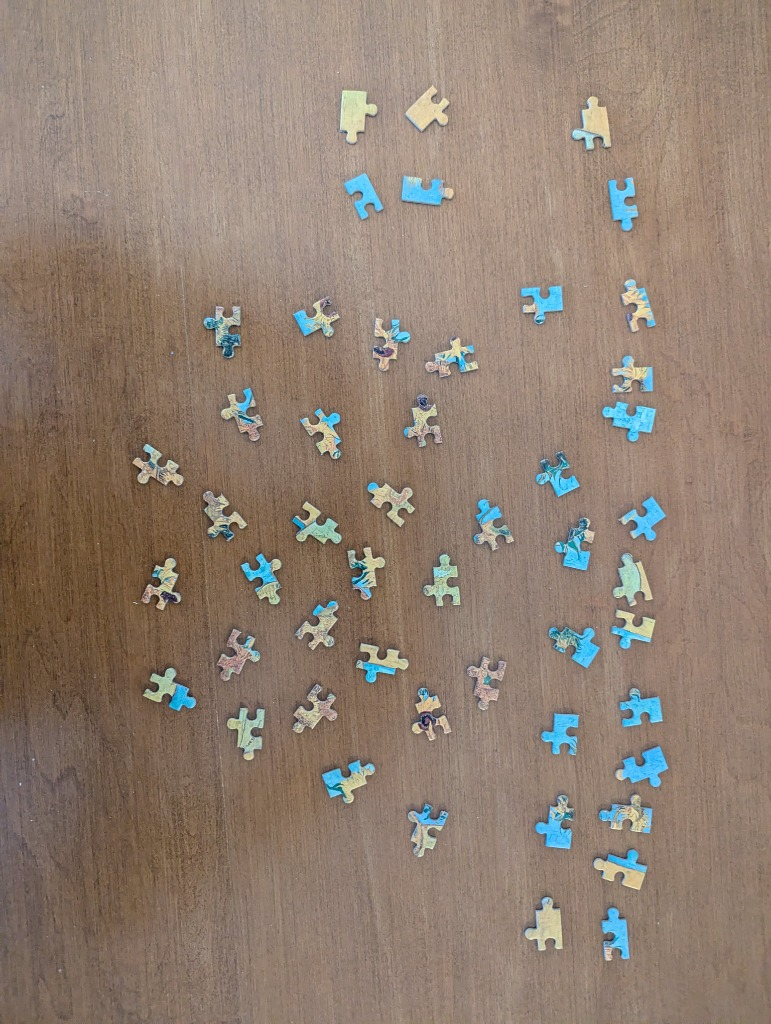
#> input picture puzzle_solver/data/pieces.jpg, 771 x 1024 px, found by its file name
$ python analyze_background.py
#> lines starting #> are read from the running program, lines starting #| are printed output that depends on the picture; after the words box and inside, x2 and y2 are one past the last pixel; in counts of white or black regions, pixels touching at a corner belong together
import cv2
import numpy as np
import matplotlib.pyplot as plt
from sklearn.cluster import KMeans

def analyze_background(image_path, k=5):
#> called with image_path = 'puzzle_solver/data/pieces.jpg', k = 5
    image = cv2.imread(image_path)
#> image is the input picture: shape (1024, 771, 3); mean B, G, R 113.9, 127.5, 144.6
    image_rgb = cv2.cvtColor(image, cv2.COLOR_BGR2RGB)

    # Resize for speed
    small_img = cv2.resize(image_rgb, (200, 200))
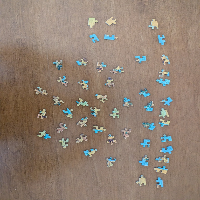
#> small_img: shape (200, 200, 3); mean R, G, B 144.4, 127.3, 113.7
    pixels = small_img.reshape(-1, 3)

    # Find dominant colors using K-Means
    kmeans = KMeans(n_clusters=k)
    kmeans.fit(pixels)
    colors = kmeans.cluster_centers_
    labels = kmeans.labels_

    # Count frequency of each cluster
    counts = np.bincount(labels)
    total = sum(counts)

    # Sort by frequency (most common first -> likely background)
    sorted_indices = np.argsort(counts)[::-1]
    sorted_colors = colors[sorted_indices]
    sorted_counts = counts[sorted_indices]

    print("Dominant Colors (RGB):")
    fig, axes = plt.subplots(1, k + 1, figsize=(15, 3))

    # Visualization of dominant colors
    bar = np.zeros((50, 300, 3), dtype=np.uint8)
    start_x = 0

    for i in range(k):
        color = sorted_colors[i].astype(int)
        percent = sorted_counts[i] / total
        print(f"Color {i}: {color} - {percent*100:.1f}%")

        # Display color patch
        patch = np.ones((100, 100, 3), dtype=np.uint8) * color
        axes[i].imshow(patch)
        axes[i].set_title(f"{percent*100:.0f}%")
        axes[i].axis('off')

    print("\n--- Background Removal Test ---")
    # Assumption: The most frequent color is the background (wood table)
    bg_color = sorted_colors[0].astype(np.uint8)

    # Convert to HSV to define a range around this color
    # bg_patch must be (1, 1, 3) image
    bg_patch = np.uint8([[bg_color]])
    bg_hsv = cv2.cvtColor(bg_patch, cv2.COLOR_RGB2HSV)[0][0]

    print(f"Background HSV: {bg_hsv}")

    # Define range (e.g., +/- 20 hue, +/- 50 sat/val)
    # Wood is usually Orange/Brown (Hue 10-20)
    img_hsv = cv2.cvtColor(image, cv2.COLOR_BGR2HSV)
#> img_hsv: shape (1024, 771, 3); mean H, S, V 16.7, 65.9, 148.2

    # Sensitivity
    hue_thresh = 20
    sat_thresh = 50
    val_thresh = 50

    lower = np.array([max(0, bg_hsv[0] - hue_thresh), max(0, bg_hsv[1] - sat_thresh), max(0, bg_hsv[2] - val_thresh)])
    upper = np.array([min(180, bg_hsv[0] + hue_thresh), min(255, bg_hsv[1] + sat_thresh), min(255, bg_hsv[2] + val_thresh)])

    mask = cv2.inRange(img_hsv, lower, upper)
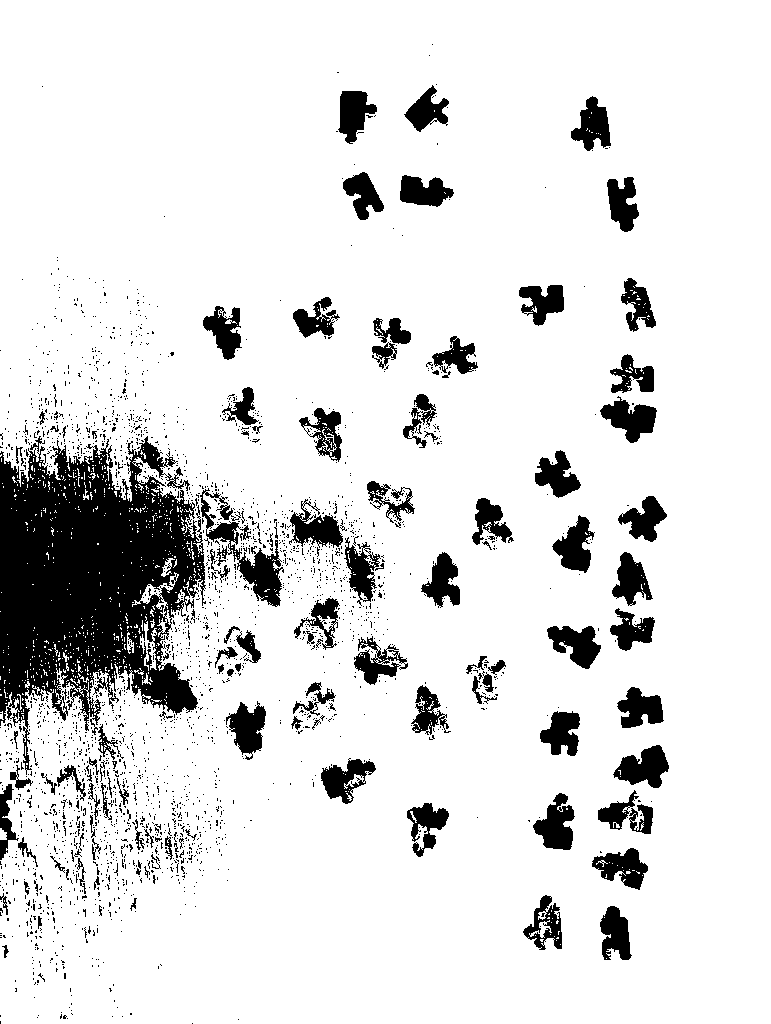
#> mask: shape (1024, 771); 87.2% white; 2445 black regions (2322 under 20 px), largest, box (x1, y1, x2, y2) and area: (0, 436, 206, 775) 40506, (200, 488, 284, 607) 2696, (613, 745, 669, 788) 1422

    # The mask contains the background (white). We want the inverse (pieces).
    fg_mask = cv2.bitwise_not(mask)

    # Clean up
    kernel = np.ones((5,5), np.uint8)
    fg_mask = cv2.morphologyEx(fg_mask, cv2.MORPH_OPEN, kernel, iterations=2)
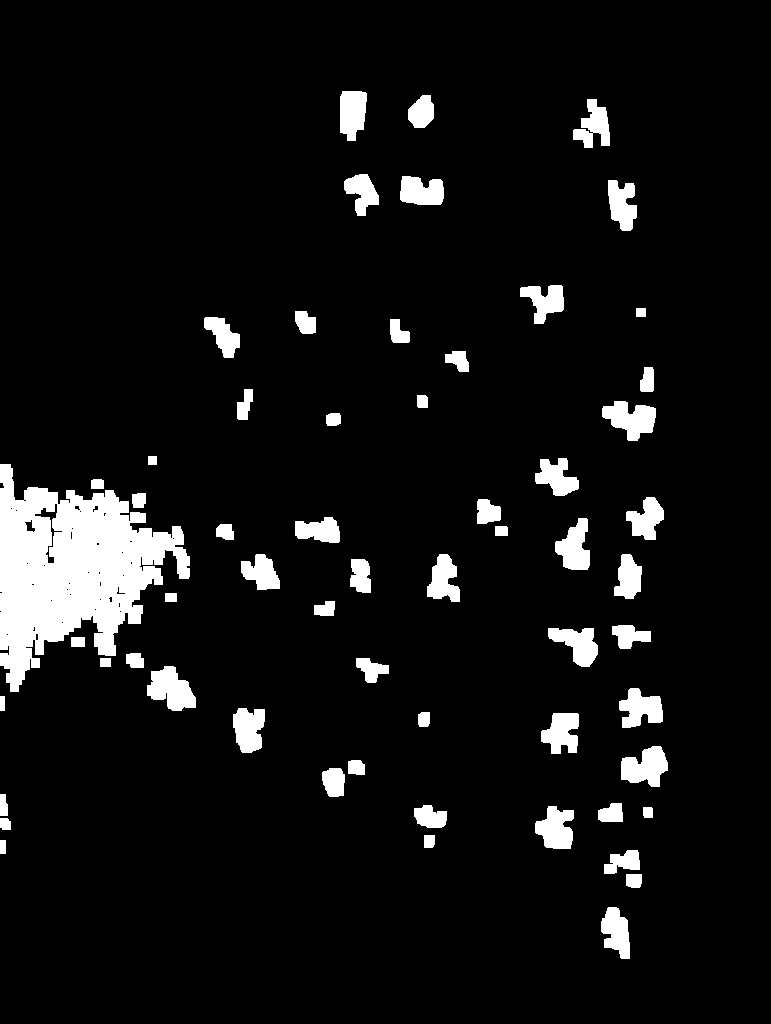
#> fg_mask: shape (1024, 771); 7.3% white; 60 white regions, largest, box (x1, y1, x2, y2) and area: (0, 464, 190, 692) 23015, (147, 666, 196, 711) 1407, (602, 401, 656, 441) 1332

    axes[k].imshow(fg_mask, cmap='gray')
    axes[k].set_title("Result Mask")
    axes[k].axis('off')

    plt.savefig("background_analysis.png")
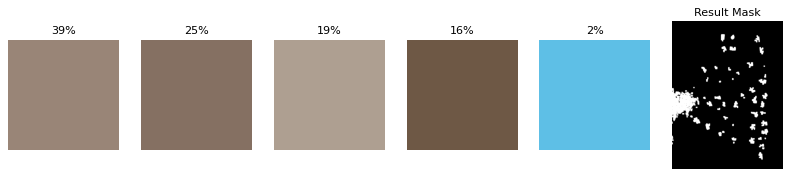
#> figure drawn by matplotlib, 6 panels
    cv2.imwrite("debug_bg_mask.jpg", fg_mask)
    print("Saved 'background_analysis.png' and 'debug_bg_mask.jpg'")

if __name__ == "__main__":
    analyze_background('puzzle_solver/data/pieces.jpg')
